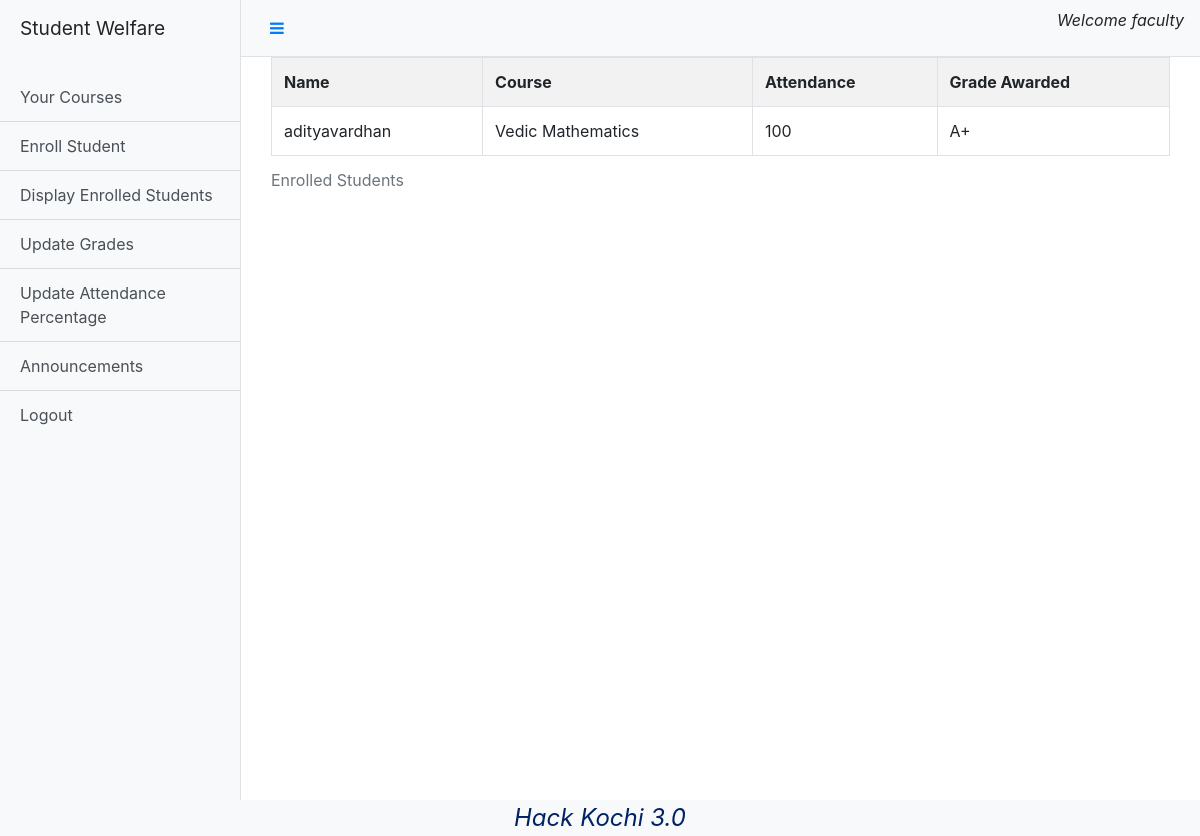
The page /faculty/displayStudents (signed in) on the database its author committed.
### base/models.py (models this page shows)
class User(AbstractUser):
    user_type = models.CharField(max_length=10,choices=(('Student','Student'),('Faculty','Faculty'),('Librarian','Librarian')),null=True)

### student/models.py (models this page shows)
class Enrollment(models.Model):
    student = models.ForeignKey(User,on_delete=models.CASCADE,related_name='student')
    course = models.ForeignKey(Course,on_delete=models.CASCADE)
    faculty = models.ForeignKey(User,on_delete=models.CASCADE,related_name='faculty')
    attendance = models.CharField(max_length=10,blank=True)
    grade = models.CharField(max_length=10,blank=True)

class Course(models.Model):
    name = models.CharField(max_length=50)
    description = models.CharField(max_length=50)
    faculty = models.ForeignKey(User,on_delete=models.CASCADE,null=True)

### faculty/views.py (the view)
# urls.py: path('displayStudents',views.displayStudents,name="displayStudents"),
def displayStudents(request):
    if not check(request):
        storage = messages.get_messages(request)
        storage.used = True
        messages.info(request,'Invalid Request')
        return redirect('/')
    if not request.user.is_authenticated:
        storage = messages.get_messages(request)
        storage.used = True
        messages.info(request,'Not Logged In')
        return redirect('/')
    students = Enrollment.objects.filter(faculty=request.user)
    return render(request,'displayStudents.html',{'students':students})

### faculty/views.py (called while the page is built)
def check(request):
    return request.user.user_type=="Faculty"

### templates/displayStudents.html
{%extends "facultyDashboard.html"%}
{%block content%}
<div class="container">
    <table class="table table-striped table-bordered table-hover">
        <caption>Enrolled Students</caption>
        <tr>
            <th>Name</th>
            <th>Course</th>
            <th>Attendance</th>
            <th>Grade Awarded</th>
        </tr>
        {%for item in students%}
        <tr>
            <td>{{item.student.first_name}}</td>
            <td>{{item.course.name}}</td>
            <td>{{item.attendance}}</td>
            <td>{{item.grade}}</td>
        </tr>
        {%endfor%}
    </table>
</div>
{%endblock%}

### templates/facultyDashboard.html (shortened to what this page needs)
{%load static%}
<!DOCTYPE html>
<html lang="en">
<head>
    <link rel="stylesheet" href="https://stackpath.bootstrapcdn.com/bootstrap/4.5.2/css/bootstrap.min.css">
    <link rel="stylesheet" href="https://cdnjs.cloudflare.com/ajax/libs/font-awesome/4.7.0/css/font-awesome.min.css">
    <link rel="stylesheet" href="{% static 'css/dashboard.css' %}">
</head>
<body>
  <div class="d-flex" id="wrapper">
    <div class="bg-light border-right" id="sidebar-wrapper">
      <div class="sidebar-heading"><p>Student Welfare</p></div>
      <div class="list-group list-group-flush">
        <a href="/faculty/facCourses" class="list-group-item list-group-item-action bg-light">Your Courses</a>
        <a href="/faculty/enrollment" class="list-group-item list-group-item-action bg-light">Enroll Student</a>
        <a href="/faculty/displayStudents" class="list-group-item list-group-item-action bg-light">Display Enrolled Students</a>
        <a href="/faculty/updateGrade" class="list-group-item list-group-item-action bg-light">Update Grades</a>
        <a href="/faculty/updateAttendance" class="list-group-item list-group-item-action bg-light">Update Attendance Percentage</a>
        <a href="/faculty/facAnnouncement" class="list-group-item list-group-item-action bg-light">Announcements</a>
        <a href="/logout" class="list-group-item list-group-item-action bg-light">Logout</a>
      </div>
    </div>
    <div id="page-content-wrapper">
      <nav class="navbar navbar-expand-lg navbar-light bg-light border-bottom">
        <button class="btn btn-link" id="menu-toggle"><i class="fa fa-bars" aria-hidden="true"></i></button>
        <p class="justify-content-end ml-auto" style="font-style: oblique;">Welcome {{request.user.username}}</p>
      </nav>
      <div class="container-fluid">
            {%block content%}
            {%endblock%}
      </div>
    </div>
  </div>
  <div class="footer obq bg-light">
    Hack Kochi 3.0
  </div>
</body>
</html>

### static/dashboard.css (style rules this page uses)
#wrapper { overflow-x: hidden; }
#sidebar-wrapper { min-height: 100vh; margin-left: -15rem; -webkit-transition: margin .25s ease-out; -moz-transition: margin .25s ease-out; -o-transition: margin .25s ease-out; transition: margin .25s ease-out; }
.footer { font-weight: 400; font-size: 1.3em; left: 0; bottom: 0; width: 100%; color: #002366; text-align: center; }
#sidebar-wrapper .sidebar-heading { padding: 0.875rem 1.25rem; font-size: 1.2rem; }
#sidebar-wrapper .list-group { width: 15rem; }
#page-content-wrapper { min-width: 100vw; }
@media (min-width: 768px) { #sidebar-wrapper { margin-left: 0; } }
@media (min-width: 768px) { #page-content-wrapper { min-width: 0; width: 100%; } }
.obq { font-style: oblique; font-size: 1.5em; text-align:center; }

### rows shown on the page
User: user.username "faculty"
Enrollment: student.first_name "adityavardhan", course.name "Vedic Mathematics", attendance "100", grade "A+"
